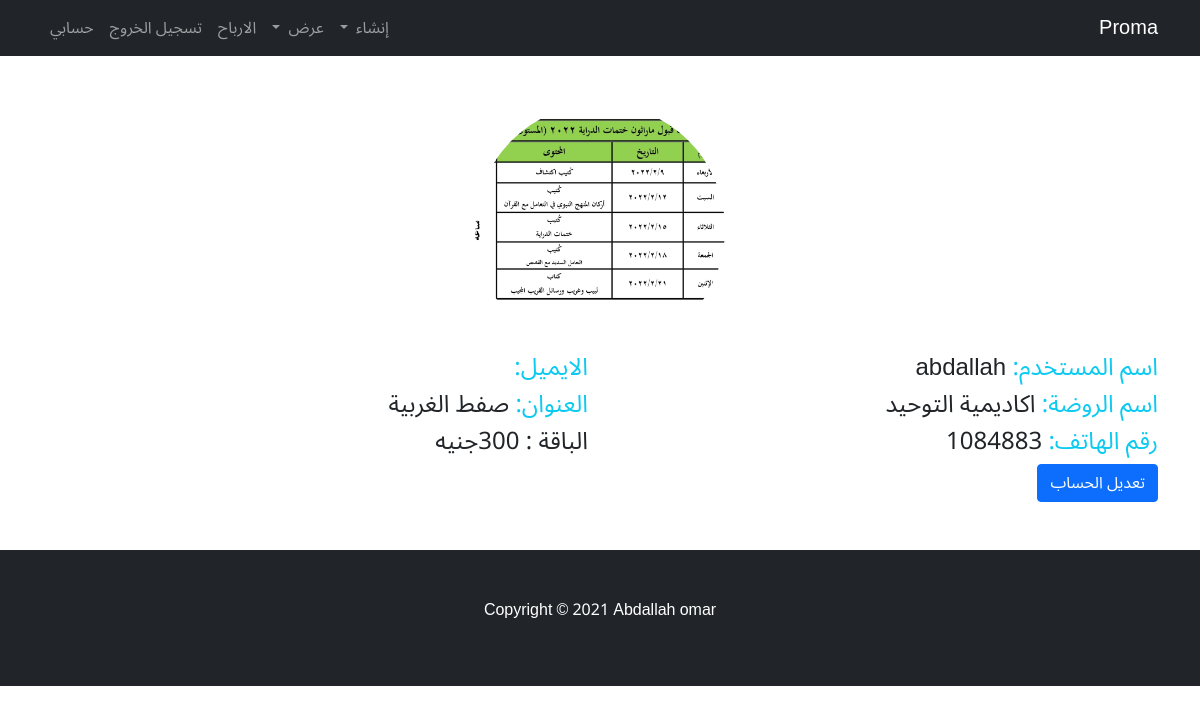
/profile/ (signed in), run on the app's committed database.
### home_app/models.py (models this page shows)
class Profile(models.Model):
    user = models.OneToOneField(User, verbose_name=("المستخدم"), on_delete=models.CASCADE)
    name = models.CharField(max_length=50,verbose_name="اسم الروضة", blank=True, null=True)
    city = models.CharField(max_length=50, verbose_name="العنوان", blank=True, null=True)
    name_of_admin = models.CharField(max_length=50, verbose_name="اسم المشرف", blank=True, null=True)
    phone_number = models.IntegerField(verbose_name="رقم الهاتف", blank=True, null=True)
    img = models.ImageField(upload_to="user_img/", verbose_name="شعار الروضة", blank=True, null=True)
    working_months = models.IntegerField(verbose_name="عدد اشهر العمل", blank=True, null=True)
    year_expenses = models.IntegerField(verbose_name="سعر الاشتراك السنوي", blank=True, null=True)
    semester = models.CharField(max_length=50, choices=Semester, verbose_name="الفصل الدراسي")
    class Meta:
        verbose_name = ("Profile")
        verbose_name_plural = ("Profiles")
    def __str__(self):
        return str(self.user)

### home_app/views.py (the view)
# urls.py: path("profile/", profile, name="profile"),
@login_required
def profile(request):
    profile = Profile.objects.get(user=request.user)
    return render(request ,'profile.html', {'profile': profile})

### home_app/templates/profile.html (shortened to what this page needs)
{% extends 'base.html' %}
{% block body %}
<div class="text-lg-start text-center text-xl-start text-md-start">
    <div class="container mt-5 ">
        <div class="row">
            {% if profile.img %}
                <div class="col-12 text-sm-center"><img src="{{profile.img.url}}" class="imgs"></div>
            {% endif %}
            <div class="col-12 col-lg-6"> <h4><span class="text-info"> اسم المستخدم: </span>{{profile}}</h4></div>
            <div class="col"><h4><span class="text-info"> الايميل: </span>{{profile.user.email}}</h4></div>
            <div class="col-12 col-lg-6"> <h4><span class="text-info"> اسم الروضة: </span>{{profile.name}}</h4></div>
            <div class="col-12 col-lg-6"> <h4><span class="text-info"> العنوان: </span>{{profile.city}}</h4></div>
            <div class="col-12 col-lg-6"><h4><span class="text-info"> رقم الهاتف: </span>{{profile.phone_number}}</h4></div>
            <div class="col"><h4>الباقة : 300جنيه</h4></div>
        </div>
        <a href="{% url 'accounts:edit_profile' %}" class="btn btn-primary">تعديل الحساب</a>
    </div>
</div>
{% endblock body %}

### home_app/templates/base.html (style rules this page uses)
* { font-family: 'Noto Sans Arabic', sans-serif; }
a { text-decoration: none; }

### home_app/templates/profile.html (style rules this page uses)
.imgs { width:250px; height:250px; object-fit:cover; border-radius:50%; }

### data on the page
Profile: img (picture), user.username "abdallah", name "اكاديمية التوحيد", city "صفط الغربية", phone_number "1084883"
